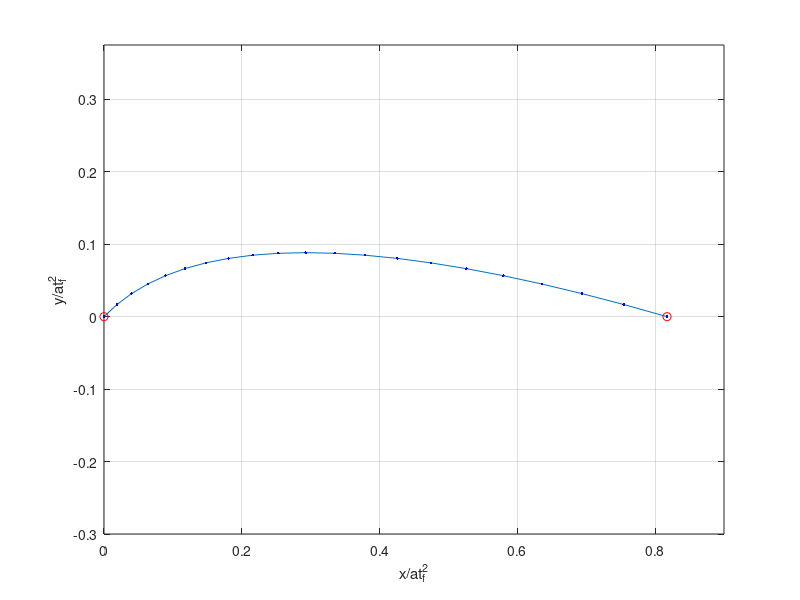

MATLAB code to generate this figure:
% Script p3_1_08.m; DTDP for max xf with gravity and 
% spec. yf, V0, ga0; (u,v,V0) in a*tf, (x,y) in a*tf^2; 
%                                          2/97, 3/30/02
%
N=20; u0=.5/sqrt(2); v0=u0; yf=0; g=1/3;
th=asin(g+2*(yf-v0)); xf=u0+cos(th)/2; t=[0:1/N:1];
x=t*u0+t.^2*cos(th)/2; y=t*v0+t.^2*(sin(th)-g)/2;
%
figure(1); clf; plot(x,y,x,y,'b.',xf,0,'ro',0,0,'ro'); 
grid; xlabel('x/at_f^2'); axis([0 .9 -.75*.4 .75*.5]); 
ylabel('y/at_f^2');
	
